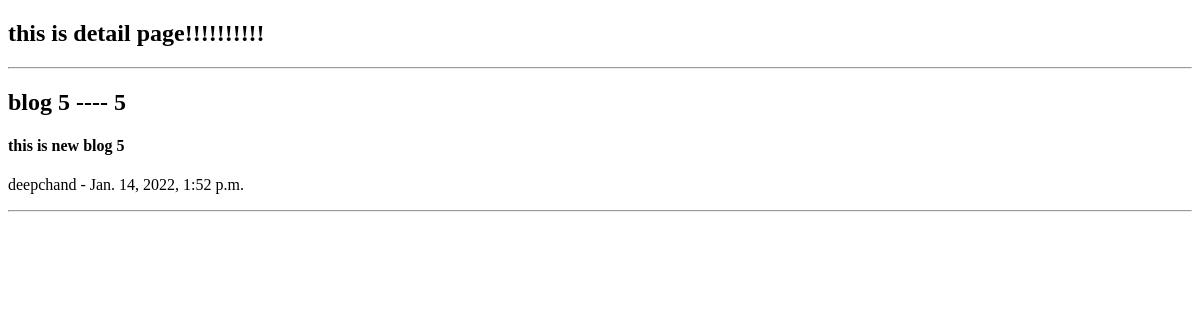
/5/, run on an earlier commit of the app's database.
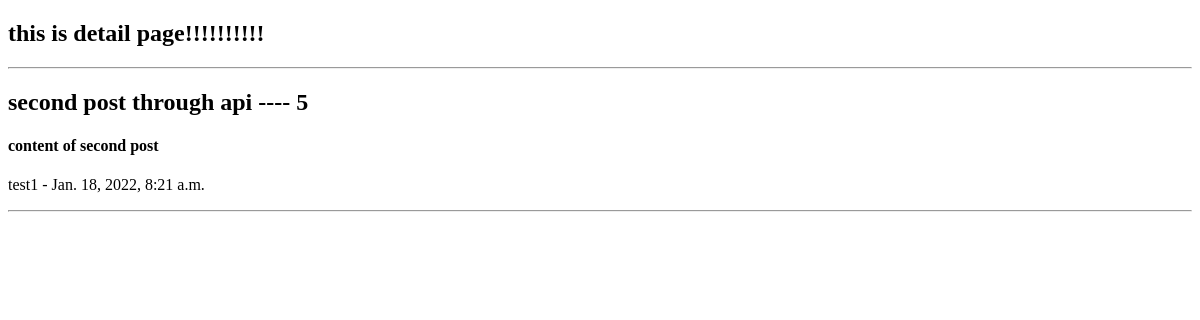
And on a later commit of the database.
### blog/models.py (models this page shows, shortened)
class Blog(models.Model):
       heading = models.CharField(max_length=50)
       msg = models.TextField(max_length=500)
       date_posted = models.DateTimeField(auto_now_add=True)
       date_updated = models.DateTimeField(auto_now=True)
       author = models.ForeignKey(User, on_delete=models.CASCADE)

### blog/views.py (the view)
# urls.py: path('<int:pk>', views.BlogDetail.as_view()),
class BlogDetail(DetailView):
       model = Blog
       template_name = 'blog/detail.html'
       context_object_name = 'blog'

### blog/templates/blog/detail.html (shortened to what this page needs)
<!DOCTYPE html>
<html lang="en">
<head>
</head>
<body>
       <h2>this is detail page!!!!!!!!!!</h2>
       <hr>
       <h2>{{blog.heading}}  ---- {{blog.id}}</h2>
       <h4>{{blog.msg}}</h4>
       <p>{{blog.author}} - {{blog.date_posted}}</p>
       <hr>
</body>
</html>

What changed in the data, as far as the page shows it:
changed Blog id 5: heading "blog 5" → "second post through api"; msg "this is new blog 5" → "content of second post"; author "deepchand" → "test1"; date_posted "Jan. 14, 2022, 1:52 p.m." → "Jan. 18, 2022, 8:21 a.m."
